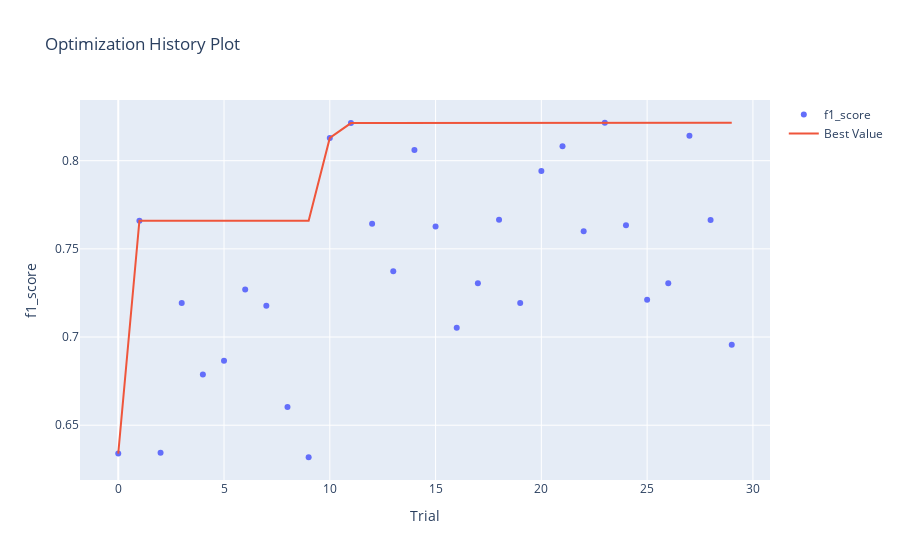

The notebook cell saved with this chart:
### Markdown cell above
График истории оптимизации - отображает количество испытаний на оси Х и метрику на оси Y.

Следует использовать эту диаграмму, чтобы проверить, идет ли оптимизация гиперпараметров в правильном направлении или нет.

### Code cell
optuna.visualization.plot_optimization_history(study, target_name="f1_score")

### Figure 1 — Plotly figure (JSON) as saved in the notebook; plotly's stock layout.template omitted (floating-point values rounded to 4 significant figures)
{"data": [{"mode": "markers", "name": "f1_score", "type": "scatter", "x": [0, 1, 2, 3, 4, 5, 6, 7, 8, 9, 10, 11, 12, 13, 14, 15, 16, 17, 18, 19, 20, 21, 22, 23, 24, 25, 26, 27, 28, 29], "y": [0.6339, 0.766, 0.6344, 0.7193, 0.6787, 0.6865, 0.727, 0.7177, 0.6603, 0.6318, 0.8129, 0.8213, 0.7643, 0.7373, 0.8061, 0.7627, 0.7052, 0.7305, 0.7665, 0.7193, 0.7942, 0.8082, 0.76, 0.8215, 0.7634, 0.7212, 0.7305, 0.8142, 0.7663, 0.6956]}, {"name": "Best Value", "type": "scatter", "x": [0, 1, 2, 3, 4, 5, 6, 7, 8, 9, 10, 11, 12, 13, 14, 15, 16, 17, 18, 19, 20, 21, 22, 23, 24, 25, 26, 27, 28, 29], "y": [0.6339, 0.766, 0.766, 0.766, 0.766, 0.766, 0.766, 0.766, 0.766, 0.766, 0.8129, 0.8213, 0.8213, 0.8213, 0.8213, 0.8213, 0.8213, 0.8213, 0.8213, 0.8213, 0.8213, 0.8213, 0.8213, 0.8215, 0.8215, 0.8215, 0.8215, 0.8215, 0.8215, 0.8215]}], "layout": {"title": {"text": "Optimization History Plot"}, "xaxis": {"title": {"text": "Trial"}}, "yaxis": {"title": {"text": "f1_score"}}}}
